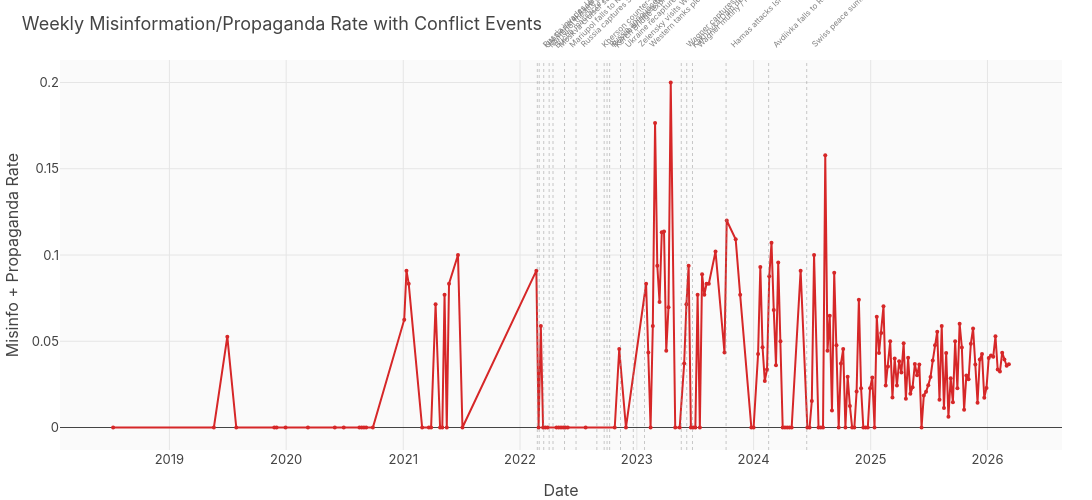

Here is the notebook cell this chart was saved with:
### Code cell
# Misinformation proportion over time
misinfo_subset = sent_sample.dropna(subset=['misinfo_label']).copy()
misinfo_subset['is_misinfo'] = misinfo_subset['misinfo_label'].isin(['misinformation', 'propaganda']).astype(int)
misinfo_subset['week'] = misinfo_subset['published_at'].dt.to_period('W').dt.start_time.dt.tz_localize('UTC')

weekly_misinfo = misinfo_subset.groupby('week').agg(
    misinfo_rate=('is_misinfo', 'mean'),
    total=('is_misinfo', 'count')
).reset_index()
weekly_misinfo = weekly_misinfo[weekly_misinfo['total'] >= 10]  # min sample size

fig = go.Figure()
fig.add_trace(go.Scatter(x=weekly_misinfo['week'], y=weekly_misinfo['misinfo_rate'],
    mode='lines+markers', name='Misinfo Rate',
    line=dict(color=COLORS['anomaly']), marker=dict(size=4)))
fig = add_event_annotations(fig)
fig.update_layout(title='Weekly Misinformation/Propaganda Rate with Conflict Events',
    height=500, width=1100, xaxis_title='Date', yaxis_title='Misinfo + Propaganda Rate')
fig.show()

### Figure 1 — Plotly figure (JSON) as saved in the notebook; plotly's stock layout.template omitted (floating-point values rounded to 4 significant figures; data arrays with more than 128 entries replaced by an {"elided": "..."} marker saying what was removed)
{"data": [{"line": {"color": "#d62728"}, "marker": {"size": 4}, "mode": "lines+markers", "name": "Misinfo Rate", "type": "scatter", "x": {"elided": "185 str values"}, "y": {"elided": "185 float values"}}], "layout": {"annotations": [{"font": {"color": "gray", "size": 8}, "showarrow": false, "text": "Russia invades Ukraine", "textangle": -45, "x": "2022-02-24T00:00:00+00:00", "xanchor": "left", "y": 1.02, "yanchor": "bottom", "yref": "paper"}, {"font": {"color": "gray", "size": 8}, "showarrow": false, "text": "UN General Assembly condemns invasion", "textangle": -45, "x": "2022-03-02T00:00:00+00:00", "xanchor": "left", "y": 1.02, "yanchor": "bottom", "yref": "paper"}, {"font": {"color": "gray", "size": 8}, "showarrow": false, "text": "Mariupol theatre airstrike", "textangle": -45, "x": "2022-03-16T00:00:00+00:00", "xanchor": "left", "y": 1.02, "yanchor": "bottom", "yref": "paper"}, {"font": {"color": "gray", "size": 8}, "showarrow": false, "text": "Bucha massacre revealed", "textangle": -45, "x": "2022-04-02T00:00:00+00:00", "xanchor": "left", "y": 1.02, "yanchor": "bottom", "yref": "paper"}, {"font": {"color": "gray", "size": 8}, "showarrow": false, "text": "Moskva cruiser sunk", "textangle": -45, "x": "2022-04-14T00:00:00+00:00", "xanchor": "left", "y": 1.02, "yanchor": "bottom", "yref": "paper"}, {"font": {"color": "gray", "size": 8}, "showarrow": false, "text": "Mariupol falls to Russia", "textangle": -45, "x": "2022-05-20T00:00:00+00:00", "xanchor": "left", "y": 1.02, "yanchor": "bottom", "yref": "paper"}, {"font": {"color": "gray", "size": 8}, "showarrow": false, "text": "Russia captures Severodonetsk", "textangle": -45, "x": "2022-06-25T00:00:00+00:00", "xanchor": "left", "y": 1.02, "yanchor": "bottom", "yref": "paper"}, {"font": {"color": "gray", "size": 8}, "showarrow": false, "text": "Kherson counter-offensive begins", "textangle": -45, "x": "2022-08-29T00:00:00+00:00", "xanchor": "left", "y": 1.02, "yanchor": "bottom", "yref": "paper"}, {"font": {"color": "gray", "size": 8}, "showarrow": false, "text": "Russia announces partial mobilization", "textangle": -45, "x": "2022-09-21T00:00:00+00:00", "xanchor": "left", "y": 1.02, "yanchor": "bottom", "yref": "paper"}, {"font": {"color": "gray", "size": 8}, "showarrow": false, "text": "Russia annexes four regions", "textangle": -45, "x": "2022-09-30T00:00:00+00:00", "xanchor": "left", "y": 1.02, "yanchor": "bottom", "yref": "paper"}, {"font": {"color": "gray", "size": 8}, "showarrow": false, "text": "Kerch Bridge explosion", "textangle": -45, "x": "2022-10-08T00:00:00+00:00", "xanchor": "left", "y": 1.02, "yanchor": "bottom", "yref": "paper"}, {"font": {"color": "gray", "size": 8}, "showarrow": false, "text": "Ukraine recaptures Kherson", "textangle": -45, "x": "2022-11-11T00:00:00+00:00", "xanchor": "left", "y": 1.02, "yanchor": "bottom", "yref": "paper"}, {"font": {"color": "gray", "size": 8}, "showarrow": false, "text": "Zelensky visits Washington", "textangle": -45, "x": "2022-12-21T00:00:00+00:00", "xanchor": "left", "y": 1.02, "yanchor": "bottom", "yref": "paper"}, {"font": {"color": "gray", "size": 8}, "showarrow": false, "text": "Western tanks pledged to Ukraine", "textangle": -45, "x": "2023-01-25T00:00:00+00:00", "xanchor": "left", "y": 1.02, "yanchor": "bottom", "yref": "paper"}, {"font": {"color": "gray", "size": 8}, "showarrow": false, "text": "Wagner captures Bakhmut", "textangle": -45, "x": "2023-05-20T00:00:00+00:00", "xanchor": "left", "y": 1.02, "yanchor": "bottom", "yref": "paper"}, {"font": {"color": "gray", "size": 8}, "showarrow": false, "text": "Kakhovka Dam destruction", "textangle": -45, "x": "2023-06-06T00:00:00+00:00", "xanchor": "left", "y": 1.02, "yanchor": "bottom", "yref": "paper"}, {"font": {"color": "gray", "size": 8}, "showarrow": false, "text": "Wagner mutiny / Prigozhin march", "textangle": -45, "x": "2023-06-24T00:00:00+00:00", "xanchor": "left", "y": 1.02, "yanchor": "bottom", "yref": "paper"}, {"font": {"color": "gray", "size": 8}, "showarrow": false, "text": "Hamas attacks Israel (attention shift)", "textangle": -45, "x": "2023-10-07T00:00:00+00:00", "xanchor": "left", "y": 1.02, "yanchor": "bottom", "yref": "paper"}, {"font": {"color": "gray", "size": 8}, "showarrow": false, "text": "Avdiivka falls to Russia", "textangle": -45, "x": "2024-02-17T00:00:00+00:00", "xanchor": "left", "y": 1.02, "yanchor": "bottom", "yref": "paper"}, {"font": {"color": "gray", "size": 8}, "showarrow": false, "text": "Swiss peace summit", "textangle": -45, "x": "2024-06-15T00:00:00+00:00", "xanchor": "left", "y": 1.02, "yanchor": "bottom", "yref": "paper"}], "height": 500, "shapes": [{"line": {"color": "rgba(150,150,150,0.5)", "dash": "dot", "width": 1}, "type": "line", "x0": "2022-02-24T00:00:00+00:00", "x1": "2022-02-24T00:00:00+00:00", "xref": "x", "y0": 0, "y1": 1, "yref": "y domain"}, {"line": {"color": "rgba(150,150,150,0.5)", "dash": "dot", "width": 1}, "type": "line", "x0": "2022-03-02T00:00:00+00:00", "x1": "2022-03-02T00:00:00+00:00", "xref": "x", "y0": 0, "y1": 1, "yref": "y domain"}, {"line": {"color": "rgba(150,150,150,0.5)", "dash": "dot", "width": 1}, "type": "line", "x0": "2022-03-16T00:00:00+00:00", "x1": "2022-03-16T00:00:00+00:00", "xref": "x", "y0": 0, "y1": 1, "yref": "y domain"}, {"line": {"color": "rgba(150,150,150,0.5)", "dash": "dot", "width": 1}, "type": "line", "x0": "2022-04-02T00:00:00+00:00", "x1": "2022-04-02T00:00:00+00:00", "xref": "x", "y0": 0, "y1": 1, "yref": "y domain"}, {"line": {"color": "rgba(150,150,150,0.5)", "dash": "dot", "width": 1}, "type": "line", "x0": "2022-04-14T00:00:00+00:00", "x1": "2022-04-14T00:00:00+00:00", "xref": "x", "y0": 0, "y1": 1, "yref": "y domain"}, {"line": {"color": "rgba(150,150,150,0.5)", "dash": "dot", "width": 1}, "type": "line", "x0": "2022-05-20T00:00:00+00:00", "x1": "2022-05-20T00:00:00+00:00", "xref": "x", "y0": 0, "y1": 1, "yref": "y domain"}, {"line": {"color": "rgba(150,150,150,0.5)", "dash": "dot", "width": 1}, "type": "line", "x0": "2022-06-25T00:00:00+00:00", "x1": "2022-06-25T00:00:00+00:00", "xref": "x", "y0": 0, "y1": 1, "yref": "y domain"}, {"line": {"color": "rgba(150,150,150,0.5)", "dash": "dot", "width": 1}, "type": "line", "x0": "2022-08-29T00:00:00+00:00", "x1": "2022-08-29T00:00:00+00:00", "xref": "x", "y0": 0, "y1": 1, "yref": "y domain"}, {"line": {"color": "rgba(150,150,150,0.5)", "dash": "dot", "width": 1}, "type": "line", "x0": "2022-09-21T00:00:00+00:00", "x1": "2022-09-21T00:00:00+00:00", "xref": "x", "y0": 0, "y1": 1, "yref": "y domain"}, {"line": {"color": "rgba(150,150,150,0.5)", "dash": "dot", "width": 1}, "type": "line", "x0": "2022-09-30T00:00:00+00:00", "x1": "2022-09-30T00:00:00+00:00", "xref": "x", "y0": 0, "y1": 1, "yref": "y domain"}, {"line": {"color": "rgba(150,150,150,0.5)", "dash": "dot", "width": 1}, "type": "line", "x0": "2022-10-08T00:00:00+00:00", "x1": "2022-10-08T00:00:00+00:00", "xref": "x", "y0": 0, "y1": 1, "yref": "y domain"}, {"line": {"color": "rgba(150,150,150,0.5)", "dash": "dot", "width": 1}, "type": "line", "x0": "2022-11-11T00:00:00+00:00", "x1": "2022-11-11T00:00:00+00:00", "xref": "x", "y0": 0, "y1": 1, "yref": "y domain"}, {"line": {"color": "rgba(150,150,150,0.5)", "dash": "dot", "width": 1}, "type": "line", "x0": "2022-12-21T00:00:00+00:00", "x1": "2022-12-21T00:00:00+00:00", "xref": "x", "y0": 0, "y1": 1, "yref": "y domain"}, {"line": {"color": "rgba(150,150,150,0.5)", "dash": "dot", "width": 1}, "type": "line", "x0": "2023-01-25T00:00:00+00:00", "x1": "2023-01-25T00:00:00+00:00", "xref": "x", "y0": 0, "y1": 1, "yref": "y domain"}, {"line": {"color": "rgba(150,150,150,0.5)", "dash": "dot", "width": 1}, "type": "line", "x0": "2023-05-20T00:00:00+00:00", "x1": "2023-05-20T00:00:00+00:00", "xref": "x", "y0": 0, "y1": 1, "yref": "y domain"}, {"line": {"color": "rgba(150,150,150,0.5)", "dash": "dot", "width": 1}, "type": "line", "x0": "2023-06-06T00:00:00+00:00", "x1": "2023-06-06T00:00:00+00:00", "xref": "x", "y0": 0, "y1": 1, "yref": "y domain"}, {"line": {"color": "rgba(150,150,150,0.5)", "dash": "dot", "width": 1}, "type": "line", "x0": "2023-06-24T00:00:00+00:00", "x1": "2023-06-24T00:00:00+00:00", "xref": "x", "y0": 0, "y1": 1, "yref": "y domain"}, {"line": {"color": "rgba(150,150,150,0.5)", "dash": "dot", "width": 1}, "type": "line", "x0": "2023-10-07T00:00:00+00:00", "x1": "2023-10-07T00:00:00+00:00", "xref": "x", "y0": 0, "y1": 1, "yref": "y domain"}, {"line": {"color": "rgba(150,150,150,0.5)", "dash": "dot", "width": 1}, "type": "line", "x0": "2024-02-17T00:00:00+00:00", "x1": "2024-02-17T00:00:00+00:00", "xref": "x", "y0": 0, "y1": 1, "yref": "y domain"}, {"line": {"color": "rgba(150,150,150,0.5)", "dash": "dot", "width": 1}, "type": "line", "x0": "2024-06-15T00:00:00+00:00", "x1": "2024-06-15T00:00:00+00:00", "xref": "x", "y0": 0, "y1": 1, "yref": "y domain"}], "title": {"text": "Weekly Misinformation/Propaganda Rate with Conflict Events"}, "width": 1100, "xaxis": {"title": {"text": "Date"}}, "yaxis": {"title": {"text": "Misinfo + Propaganda Rate"}}}}
